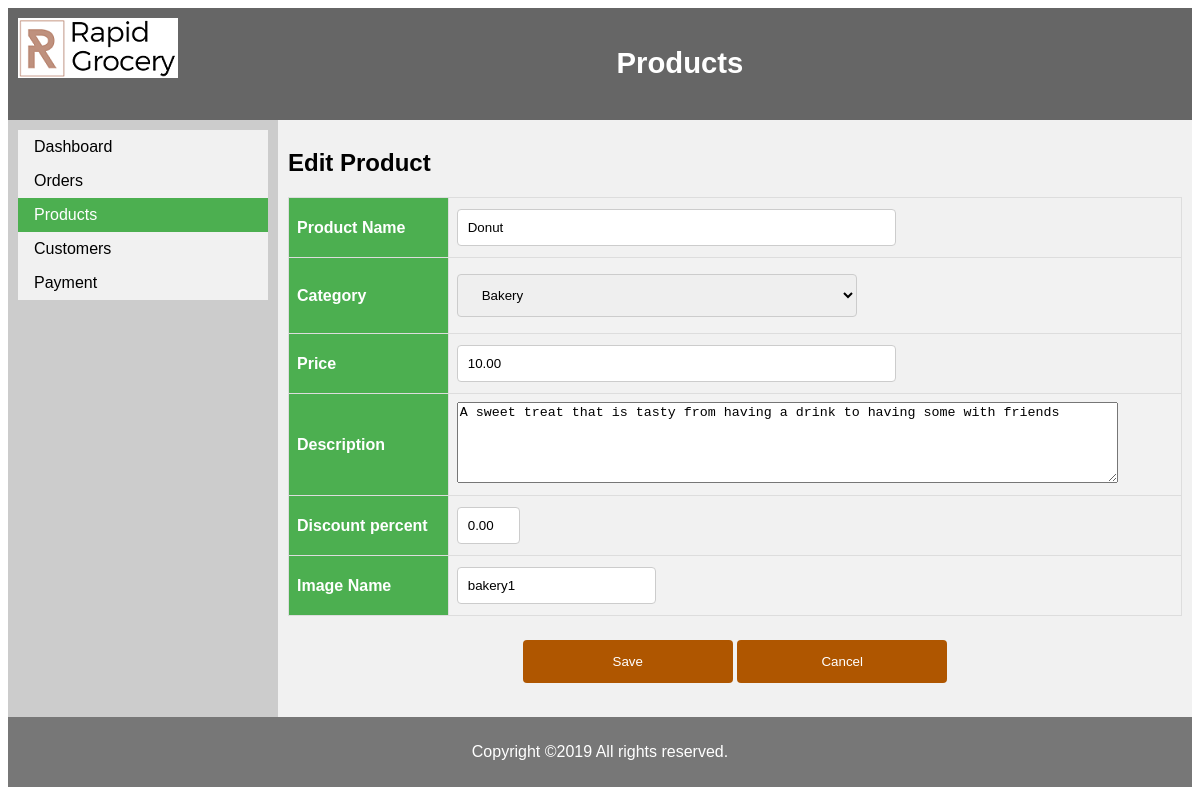
Page /admin/product_edit.php?product_id=1 on the committed database.
### tables this page shows
CREATE TABLE products (
  product_id         INT            PRIMARY KEY   AUTO_INCREMENT,
  category_id        INT            NOT NULL,
  product_code       VARCHAR(10)    NOT NULL      UNIQUE,
  product_name       VARCHAR(60)   NOT NULL,
  description        TEXT           NOT NULL,
  list_price         DECIMAL(10,2)  NOT NULL,
  discount_percent   DECIMAL(10,2)  NOT NULL      DEFAULT 0.00,
  date_added         DATETIME                     DEFAULT NULL,
  product_img		 VARCHAR(10),
  CONSTRAINT products_fk_categories
    FOREIGN KEY (category_id)
    REFERENCES categories (category_id)
);

CREATE TABLE categories (
  category_id        INT            PRIMARY KEY   AUTO_INCREMENT,
  category_name      VARCHAR(20)   NOT NULL      UNIQUE
);

### admin/product_edit.php (the view, shortened to what this page needs)
<?php
include "config.php";
    $product_id = $_GET["product_id"];
    $sql_query = "select p.product_id, p.product_name, ca.category_name, p.list_price, p.description,
                        p.discount_percent, p.product_img, p.category_id
                       from products p JOIN categories ca ON p.category_id = ca.category_id
                       where p.product_id=$product_id
                       group by p.product_id;";
   $result = $con->query($sql_query);
?>
<!DOCTYPE html>
<html lang="en">
<head>
    <link rel="stylesheet" href="css/style.css">
</head>
<body>
<header>
    <img src="../img/logo.png" alt="logo"  style="float:left"/>
    <h3>Products</h3>
</header>
<section>
    <article>
        <h2>Edit Product</h2>
        <?php
         if ($result->num_rows > 0) {
            while($rows = $result->fetch_assoc()) {
                $product_name = $rows['product_name'];
                $category = $rows['category_name'];
                $category_id = $rows['category_id'];
                $list_price = $rows['list_price'];
                $description = $rows['description'];
                $discount_percent = $rows['discount_percent'];
                $product_img = $rows['product_img'];
            }
         }
         else {
            echo "0 results";
         }
         ?>
        <form action="product_update.php" method="post" name="product_update">
        <table id="customers">
            <tr>
                <th>Product Name</th>
                <td><input type="text" name="product_name" value="<?php echo $product_name ?>" size="50"></td>
            </tr>
            <tr>
                <th>Category</th>
                <td>
                <div class="form-select" id="default-select">
                <select name="category_id" id="category_id" required value="<?php echo $category_id ?>">
                    <option <?php if($category == 'Bakery') echo 'selected'; ?> value="1">Bakery</option>
                </select>
                </div>
                </td>
            </tr>
            <tr>
                <th>Price</th>
                <td><input type="text" name="list_price"  value="<?php echo $list_price ?>" size="50"></td>
            </tr>
            <tr>
                <th>Description</th>
                <td>
                <textarea cols="80" name="description" value="<?php echo $description ?>" rows="5"><?php echo $description ?></textarea>
                </td>
            </tr>
            <tr>
                <th>Discount percent</th>
                <td><input type="text" name="discount_percent" value="<?php echo $discount_percent ?>" size="3"></td>
            </tr>
            <tr>
                <th>Image Name</th>
                <td><input type="text" name="product_img" value="<?php echo $product_img ?>" size="20"></td>
            </tr>
        </table>
        <p align="center">
        <input type="submit" name="save" value="Save">
        <input type="submit" name="cancel" value="Cancel"></p>
        </form>
    </article>
</section>
<?php
include "footer.php";
?>
</body>
</html>

### admin/css/style.css (style rules this page uses)
* { box-sizing: border-box; }
body { font-family: Arial, Helvetica, sans-serif; }
header { background-color: #666; padding: 10px; text-align: center; font-size: 25px; color: white; }
section { display: -webkit-flex; display: flex; }
article { -webkit-flex: 3; -ms-flex: 3; flex: 3; background-color: #f1f1f1; padding: 10px; }
nav { background: #ccc; padding: 10px; }
nav ul { list-style-type: none; margin: 0; padding: 0; width: 250px; background-color: #f1f1f1; }
nav li a { display: block; color: #000; padding: 8px 16px; text-decoration: none; }
nav li a.active { background-color: #4CAF50; color: white; }
#customers { font-family: "Trebuchet MS", Arial, Helvetica, sans-serif; border-collapse: collapse; width: 100%; }
#customers td, #customers th { border: 1px solid #ddd; padding: 8px; }
#customers tr:nth-child(even) { background-color: #f2f2f2; }
#customers th { padding-top: 12px; padding-bottom: 12px; text-align: left; background-color: #4CAF50; color: white; }
input[type=text], select { padding: 10px 10px; margin: 3px 0; display: inline-block; border: 1px solid #ccc; border-radius: 4px; box-sizing: border-box; }
input[type=email], select { width: 400px; padding: 12px 20px; margin: 8px 0; display: inline-block; border: 1px solid #ccc; border-radius: 4px; box-sizing: border-box; }
input[type=password], select { width: 400px; padding: 12px 20px; margin: 8px 0; display: inline-block; border: 1px solid #ccc; border-radius: 4px; box-sizing: border-box; }
input[type=submit] { width: 210px; background-color: #af5600; color: white; padding: 14px 20px; margin: 8px 0; border: none; border-radius: 4px; cursor: pointer; }

### rows in the picture
products: product_name "Donut", list_price "10.00", description "A sweet treat that is tasty from having a drink to having some with friends", discount_percent "0.00", product_img "bakery1"
categories: category_id "Bakery"
